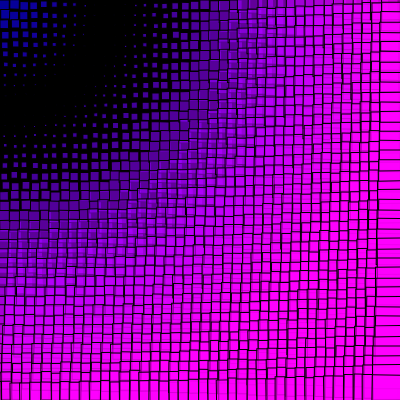
Frame 1 (no input)
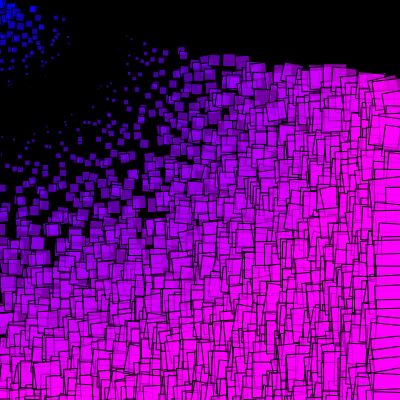
Frame 60 (no input)
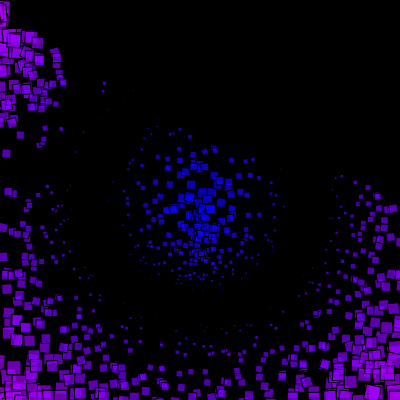
Frame 120 (the mouse pressed at the canvas centre since frame 60)

The p5.js sketch that drew these frames (run headless with seeded random() and noise() and a simulated clock; from frame 60 on, the mouse is pressed at the canvas centre):

// p5.js sketch
// ── sketch.js
let distMouse = 15;
let cols; let rows; let size = 10; let offset = 4;
let blocks = [];

function setup() {
  createCanvas(400, 400);
  rectMode(CENTER);
  angleMode(DEGREES);
  cols = width / size;
  rows = height / size;

  for (let i = 0; i < cols; i++) {
    blocks[i] = [];
    for (let j = 0; j < rows; j++) {
      blocks[i][j] = new Block(size / 2 + i * size, size / 2 + j * size);
    }
  }
}

function draw() {
  background(0);
  for (let i = 0; i < cols; i++) {
    for (let j = 0; j < rows; j++) {
      blocks[i][j].changeColor();
      blocks[i][j].rotateRandomly();
      blocks[i][j].pulse();
      blocks[i][j].moveInWave();
      blocks[i][j].moveRandomly();
      blocks[i][j].followMouse();
      blocks[i][j].changeOpacity();
      blocks[i][j].growNearMouse();  // New effect
      blocks[i][j].display();
    }
  }
}

class Block {
  constructor(x, y) {
    this.x = x;
    this.y = y;
    this.color = color(255);
    this.angle = 0;
    this.size = size;
    this.opacity = 255;
  }

  changeColor() {
    let d = dist(mouseX, mouseY, this.x, this.y);
    this.color = color(map(d, 0, width, 0, 255), 0, 255);
  }

  rotateRandomly() {
    this.angle += random(-1, 1);
  }

  pulse() {
    this.size = size + sin(frameCount * 0.1) * 5;
  }

  moveInWave() {
    this.y += sin(frameCount * 0.1 + (this.x + this.y) * 0.1) * 2;
  }

  moveRandomly() {
    this.x += random(-1, 1);
    this.y += random(-1, 1);
  }

  followMouse() {
    let d = dist(mouseX, mouseY, this.x, this.y);
    if (d < 100) {  // If the mouse is close enough
      let angle = atan2(mouseY - this.y, mouseX - this.x);
      this.x += cos(angle) * 0.5;  // Move towards the mouse
      this.y += sin(angle) * 0.5;
    }
  }

  changeOpacity() {
    this.opacity = map(sin(frameCount * 0.1), -1, 1, 50, 255);
  }

  growNearMouse() {
    let d = dist(mouseX, mouseY, this.x, this.y);
    this.size = map(d, 0, 100, size * 1.5, size * 0.5);
  }

  display() {
    push();
    translate(this.x, this.y);
    rotate(this.angle);
    fill(red(this.color), green(this.color), blue(this.color), this.opacity);
    rect(0, 0, this.size - offset, this.size - offset);
    pop();
  }
}
